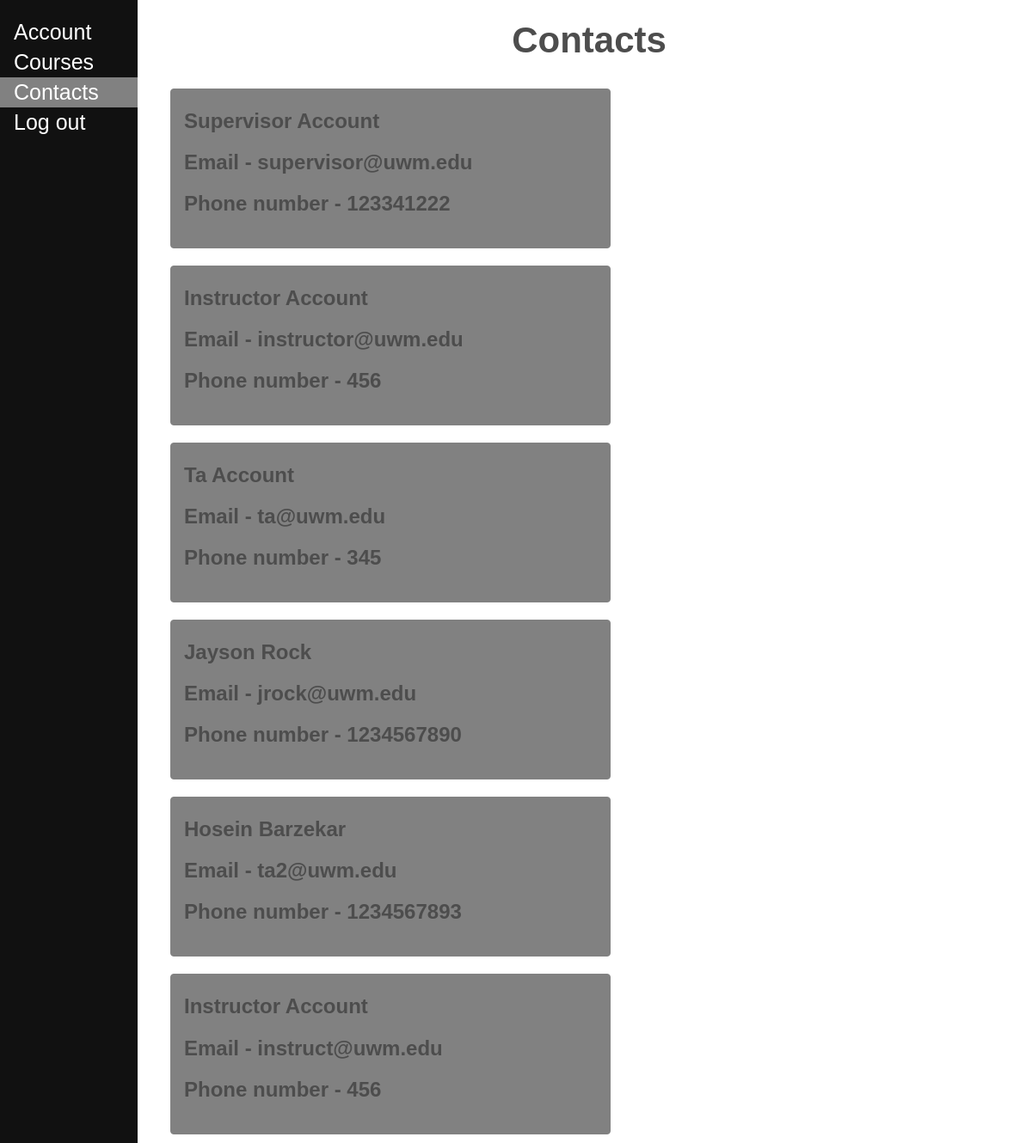
Before: /contacts/ with the older database file.
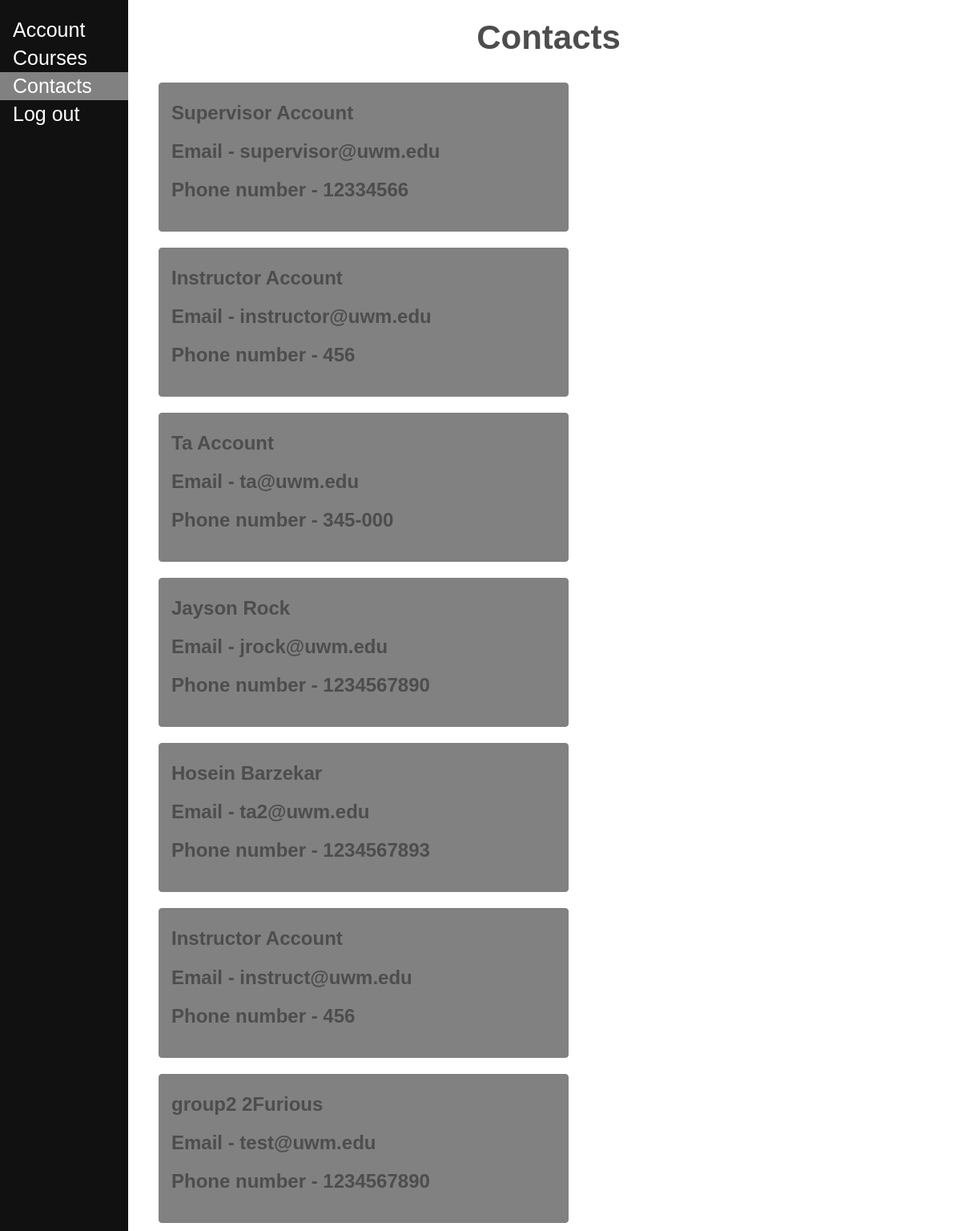
After: the same page with the newer database file.
### ourapp/models.py (models this page shows, shortened)
class MyUser(models.Model):
    first_name = models.CharField(max_length=100, default=None)
    last_name = models.CharField(max_length=100, default=None)
    password = models.CharField(max_length=100, default=None)
    address = models.CharField(max_length=100, default=None)
    email = models.EmailField(default=None)
    phone_number = models.CharField(max_length=15, default=None)
    role = models.CharField(max_length=100, default=None, choices=Role.choices)
    skills = models.ManyToManyField(Skill, default=None, blank=True)

### ourapp/views.py (the view, shortened to what this page needs)
# urls.py: path('contacts/', views.Contacts.as_view(), name='contacts')
class Contacts(View):
    def get(self, request):
        request.session['submitted'] = False
        accounts = MyUser.objects.all()
        return render(request, "contacts.html", {"accounts": accounts})

### ourapp/templates/contacts.html (shortened to what this page needs)
<!DOCTYPE html>
<html lang="en">
<head>
    {% load static %}
    <link rel="stylesheet" href="{% static 'styles.css' %}">
</head>
<body>
    <div class="sidenav">
        <a href="/account/">Account</a>
        <a href="/course/">Courses</a>
        <a href="/contacts/" class="current">Contacts</a>
        <a href="/">Log out</a>
    </div>
    <div class="main">
        <section>
            <h2>Contacts</h2>
            {% for i in accounts %}
                <div class="contactInfo">
                    <h1>{{ i.first_name }} {{ i.last_name }}</h1>
                    <h1 class="conText">Email - {{ i.email }}</h1>
                    <h1 class="conText">Phone number - {{ i.phone_number }}</h1>
                </div>
            {% endfor %}
        </section>
    </div>
</body>
</html>

Changed rows visible on the page:
changed MyUser "Supervisor": phone_number "123341222" → "12334566"
changed MyUser "Ta": phone_number "345" → "345-000"
added MyUser: first_name "group2", last_name "2Furious", email "test@uwm.edu", phone_number "1234567890"
